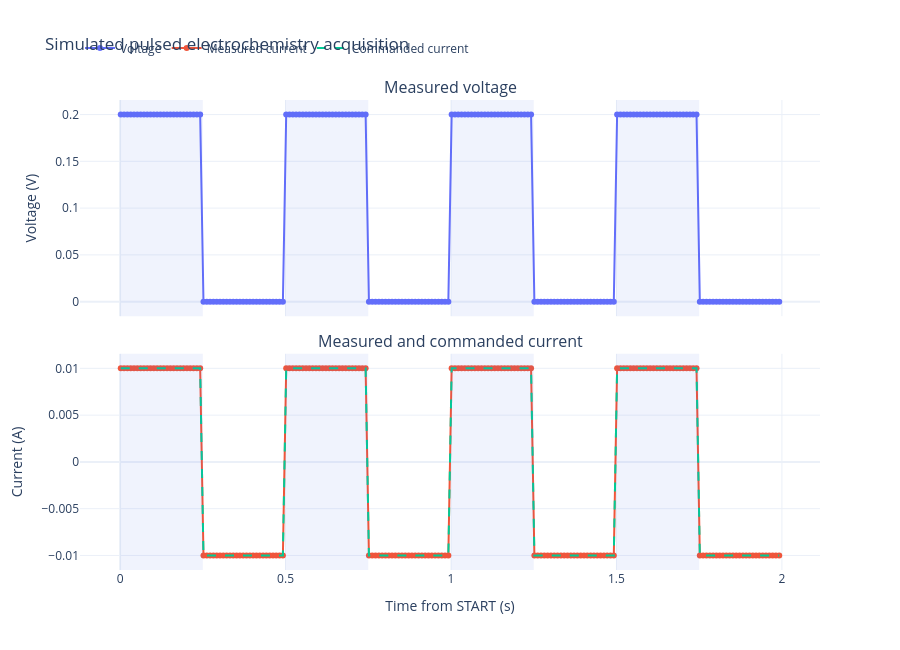

Notebook code for this chart:
### Markdown cell above
## 4. Preliminary visualization

The next cell creates an interactive Plotly figure with linked time axes and hover readouts. The command trace is placed on the axis matching the selected source function. Shaded regions mark the first dwell of each pulse period. This is a first-look diagnostic, not calibration, timing-acceptance or settling evidence.

### Code cell
import plotly.graph_objects as go
from plotly.subplots import make_subplots

times = [row["ec_time_relative"] for row in rows]
voltages = [row["ec_voltage"] for row in rows]
currents = [row["ec_current"] for row in rows]
setpoints = [row["ec_source_setpoint"] for row in rows]
source_function = compiled.source_function
commanded_row = 2 if source_function == "current" else 1
commanded_unit = "A" if source_function == "current" else "V"

figure = make_subplots(
    rows=2,
    cols=1,
    shared_xaxes=True,
    vertical_spacing=0.08,
    subplot_titles=("Measured voltage", "Measured and commanded current"),
)
figure.add_trace(
    go.Scatter(
        x=times,
        y=voltages,
        mode="lines+markers",
        name="Voltage",
        hovertemplate="t=%{x:.6f} s<br>V=%{y:.6g} V<extra></extra>",
    ),
    row=1,
    col=1,
)
figure.add_trace(
    go.Scatter(
        x=times,
        y=currents,
        mode="lines+markers",
        name="Measured current",
        hovertemplate="t=%{x:.6f} s<br>I=%{y:.6g} A<extra></extra>",
    ),
    row=2,
    col=1,
)
figure.add_trace(
    go.Scatter(
        x=times,
        y=setpoints,
        mode="lines",
        line={"dash": "dash"},
        name=f"Commanded {source_function}",
        hovertemplate=(
            f"t=%{{x:.6f}} s<br>{source_function.title()} set=%{{y:.6g}} "
            f"{commanded_unit}<extra></extra>"
        ),
    ),
    row=commanded_row,
    col=1,
)
for pulse_index in range(program.count):
    pulse_start = pulse_index * program.period_s
    pulse_end = pulse_start + program.pulse_width_s
    for row_number in (1, 2):
        figure.add_vrect(
            x0=pulse_start,
            x1=pulse_end,
            fillcolor="royalblue",
            opacity=0.08,
            line_width=0,
            row=row_number,
            col=1,
        )
figure.update_yaxes(title_text="Voltage (V)", row=1, col=1)
figure.update_yaxes(title_text="Current (A)", row=2, col=1)
figure.update_xaxes(title_text="Time from START (s)", row=2, col=1)
figure.update_layout(
    title="Simulated pulsed electrochemistry acquisition",
    template="plotly_white",
    hovermode="x unified",
    height=650,
    legend={"orientation": "h", "yanchor": "bottom", "y": 1.08},
)
figure.show()

### Figure 1 — Plotly figure (JSON) as saved in the notebook; plotly's stock layout.template omitted (floating-point values rounded to 4 significant figures; data arrays with more than 128 entries replaced by an {"elided": "..."} marker saying what was removed)
{"data": [{"hovertemplate": "t=%{x:.6f} s<br>V=%{y:.6g} V<extra></extra>", "mode": "lines+markers", "name": "Voltage", "type": "scatter", "x": {"elided": "200 float values"}, "xaxis": "x", "y": {"elided": "200 float values"}, "yaxis": "y"}, {"hovertemplate": "t=%{x:.6f} s<br>I=%{y:.6g} A<extra></extra>", "mode": "lines+markers", "name": "Measured current", "type": "scatter", "x": {"elided": "200 float values"}, "xaxis": "x2", "y": {"elided": "200 float values"}, "yaxis": "y2"}, {"hovertemplate": "t=%{x:.6f} s<br>Current set=%{y:.6g} A<extra></extra>", "line": {"dash": "dash"}, "mode": "lines", "name": "Commanded current", "type": "scatter", "x": {"elided": "200 float values"}, "xaxis": "x2", "y": {"elided": "200 float values"}, "yaxis": "y2"}], "layout": {"annotations": [{"font": {"size": 16}, "showarrow": false, "text": "Measured voltage", "x": 0.5, "xanchor": "center", "xref": "paper", "y": 1, "yanchor": "bottom", "yref": "paper"}, {"font": {"size": 16}, "showarrow": false, "text": "Measured and commanded current", "x": 0.5, "xanchor": "center", "xref": "paper", "y": 0.46, "yanchor": "bottom", "yref": "paper"}], "height": 650, "hovermode": "x unified", "legend": {"orientation": "h", "y": 1.08, "yanchor": "bottom"}, "shapes": [{"fillcolor": "royalblue", "line": {"width": 0}, "opacity": 0.08, "type": "rect", "x0": 0, "x1": 0.25, "xref": "x", "y0": 0, "y1": 1, "yref": "y domain"}, {"fillcolor": "royalblue", "line": {"width": 0}, "opacity": 0.08, "type": "rect", "x0": 0, "x1": 0.25, "xref": "x2", "y0": 0, "y1": 1, "yref": "y2 domain"}, {"fillcolor": "royalblue", "line": {"width": 0}, "opacity": 0.08, "type": "rect", "x0": 0.5, "x1": 0.75, "xref": "x", "y0": 0, "y1": 1, "yref": "y domain"}, {"fillcolor": "royalblue", "line": {"width": 0}, "opacity": 0.08, "type": "rect", "x0": 0.5, "x1": 0.75, "xref": "x2", "y0": 0, "y1": 1, "yref": "y2 domain"}, {"fillcolor": "royalblue", "line": {"width": 0}, "opacity": 0.08, "type": "rect", "x0": 1, "x1": 1.25, "xref": "x", "y0": 0, "y1": 1, "yref": "y domain"}, {"fillcolor": "royalblue", "line": {"width": 0}, "opacity": 0.08, "type": "rect", "x0": 1, "x1": 1.25, "xref": "x2", "y0": 0, "y1": 1, "yref": "y2 domain"}, {"fillcolor": "royalblue", "line": {"width": 0}, "opacity": 0.08, "type": "rect", "x0": 1.5, "x1": 1.75, "xref": "x", "y0": 0, "y1": 1, "yref": "y domain"}, {"fillcolor": "royalblue", "line": {"width": 0}, "opacity": 0.08, "type": "rect", "x0": 1.5, "x1": 1.75, "xref": "x2", "y0": 0, "y1": 1, "yref": "y2 domain"}], "title": {"text": "Simulated pulsed electrochemistry acquisition"}, "xaxis": {"anchor": "y", "domain": [0, 1], "matches": "x2", "showticklabels": false}, "xaxis2": {"anchor": "y2", "domain": [0, 1], "title": {"text": "Time from START (s)"}}, "yaxis": {"anchor": "x", "domain": [0.54, 1], "title": {"text": "Voltage (V)"}}, "yaxis2": {"anchor": "x2", "domain": [0, 0.46], "title": {"text": "Current (A)"}}}}
